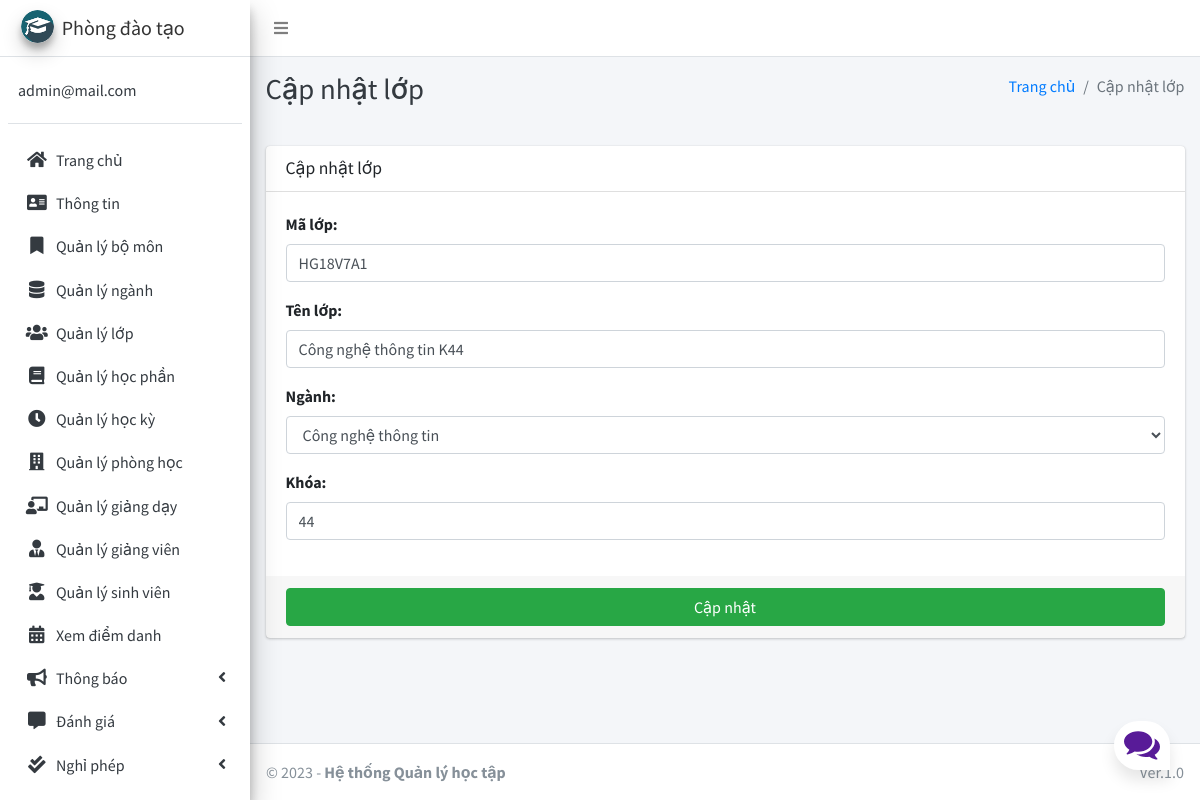
The app's page /grade/edit/HG18V7A1 (signed in) with its own data.
### main_app/models.py (models this page shows, shortened)
class CustomUser(AbstractUser):
    USER_TYPE = ((1, "PDT"), (2, "GV"), (3, "SV"))
    id = models.CharField(primary_key='True', max_length=10)
    username = None  # Removed username, using email instead
    email = models.EmailField(unique=True)
    user_type = models.CharField(default=1, choices=USER_TYPE, max_length=1)
    fcm_token = models.TextField(default="")  # For firebase notifications
    USERNAME_FIELD = "email"
    REQUIRED_FIELDS = []
    objects = CustomUserManager()

class Grade(models.Model):
    id = models.CharField(primary_key='True', max_length=50)
    name = models.CharField(max_length=120)
    course = models.IntegerField(max_length=5)
    major = models.ForeignKey(Major, on_delete=models.DO_NOTHING, null=True, blank=False)

### main_app/hod_views.py (the view, shortened to what this page needs)
def edit_grade(request, grade_id):
    instance = get_object_or_404(Grade, id=grade_id)
    form = GradeForm(request.POST or None, instance=instance)
    context = {
        'form': form,
        'grade_id': grade_id,
        'page_title': 'Cập nhật lớp'
    }
    return render(request, 'hod_template/edit_grade_template.html', context)

### main_app/forms.py
class GradeForm(FormSettings):
    def __init__(self, *args, **kwargs):
        super(GradeForm, self).__init__(*args, **kwargs)
    class Meta:
        model = Grade
        labels = {
            "id": "Mã lớp",
            "name": "Tên lớp",
            "major": "Ngành",
            "course": "Khóa"
        }
        fields = ['id', 'name', 'major', 'course']

### main_app/models.py (called while the page is built)
    def __str__(self):
        return self.name

### main_app/templates/hod_template/edit_grade_template.html
{% extends 'main_app/base.html' %}
{% load static %}
{% block page_title %}{{page_title}}{% endblock page_title %}
{% block content %}
<section class="content">
    <div class="container-fluid">
        <div class="row">
            <div class="col-md-12">
                <div class="card">
                    <div class="card-header">
                        <h3 class="card-title">{{page_title}}</h3>
                    </div>
                    {% include "main_app/form_template.html" with messages=messages  form=form button_text="Cập nhật"%}
                </div>
            </div>
        </div>
    </div>
</section>
{% endblock content %}

### main_app/templates/main_app/sidebar_template.html (shortened to what this page needs)
{% load static %}
<aside class="main-sidebar sidebar-light-blue elevation-4">
    {% if request.user.user_type == '1' %}
        <a href="{% url 'admin_home' %}" class="brand-link">
            <img src="{% static 'dist/img/cmsl.png' %} " alt="AdminLTE Logo"
                 class="brand-image img-circle elevation-3">
            <span class="brand-text">Phòng đào tạo</span>
        </a>
        <div class="sidebar">
        <div class="user-panel mt-3 pb-3 mb-3 d-flex">
            <div class="info">
                <a href="#" class="d-block">{{ user }}</a>
            </div>
        </div>
        <nav class="mt-2">
        <ul class="nav nav-pills nav-sidebar flex-column" data-widget="treeview" role="menu" data-accordion="false">
        <li class="nav-item">
            {% url 'admin_home' as admin_home %}
            <a href="{{ admin_home }}" class="nav-link {% if admin_home == request.path %} active {% endif %}">
                <i class="nav-icon fas fa-home"></i>
                <p>
                    Trang chủ
                </p>
            </a>
        </li>
        <li class="nav-item">
            {% url 'admin_view_profile' as admin_view_profile %}
            <a href="{{ admin_view_profile }}"
               class="nav-link {% if admin_view_profile == request.path %} active {% endif %}">
                <i class="nav-icon fas fa-address-card"></i>
                <p>
                    Thông tin
                </p>
            </a>
        </li>
        <li class="nav-item">
            {% url 'manage_department' as manage_department %}
            <a href="{{ manage_department }}" class="nav-link {% if manage_department == request.path %} active {% endif %}">
                <i class="nav-icon fas fa-bookmark"></i>
                <p>
                    Quản lý bộ môn
                </p>
            </a>
        </li>
                <li class="nav-item">
                    {% url 'manage_major' as manage_major %}
                    {% url 'edit_major' department_id as edit_major %}
                    <a href="{{ manage_major }}"
                       class="nav-link  {% if edit_major == request.path or manage_major == request.path %} active {% endif %}">
                        <i class="nav-icon fas fa-database"></i>
                        <p>
                            Quản lý ngành
                        </p>
                    </a>
                </li>
                        <li class="nav-item">
                    {% url 'manage_grade' as manage_grade %}
                    {% url 'edit_grade' department_id as edit_grade %}
                    <a href="{{ manage_grade }}"
                       class="nav-link  {% if edit_grade == request.path or manage_grade == request.path %} active {% endif %}">
                        <i class="nav-icon fas fa-users"></i>
                        <p>
                            Quản lý lớp
                        </p>
                    </a>
                </li>
                        <li class="nav-item">
                    {% url 'manage_subject' as manage_subject %}
                    {% url 'edit_subject' subject_id as edit_subject %}
                    <a href="{{ manage_subject }}"
                       class="nav-link  {% if edit_subject == request.path or manage_subject == request.path %} active {% endif %}">
                        <i class="nav-icon fas fa-book"></i>
                        <p>
                            Quản lý học phần
                        </p>
                    </a>
                </li>
                        <li class="nav-item">
                    {% url 'manage_session' as manage_session %}
                    {% url 'edit_session' session_id as edit_session %}
                    <a href="{{ manage_session }}"
                       class="nav-link  {% if edit_session == request.path or manage_session == request.path %} active {% endif %}">
                        <i class="nav-icon fas fa-clock"></i>
                        <p>
                            Quản lý học kỳ
                        </p>
                    </a>
                </li>
                        <li class="nav-item">
                    {% url 'manage_room' as manage_room %}
                    {% url 'edit_room' room_id as edit_room %}
                    <a href="{{ manage_room }}"
                       class="nav-link {% if manage_room == request.path or request.path == edit_room %} active {% endif %}">
                        <i class="fas fa-building nav-icon"></i>
                        <p>
                            Quản lý phòng học
                        </p>
                    </a>
                </li>
                        <li class="nav-item">
                    {% url 'manage_assign' as manage_assign %}
                    {% url 'edit_assign' assign_id as edit_assign %}
                    <a href="{{ manage_assign }}"
                       class="nav-link {% if manage_assign == request.path or request.path == edit_assign %} active {% endif %}">
                        <i class="nav-icon fas fa-chalkboard-teacher"></i>
                        <p>
                            Quản lý giảng dạy
                        </p>
                    </a>
                </li>
                <li class="nav-item">
            {% url 'manage_staff' as manage_staff %}
            {% url 'edit_staff' staff_id as edit_staff %}
            <a href="{{ manage_staff }}"
               class="nav-link {% if manage_staff == request.path or request.path == edit_staff %} active {% endif %}">
                <i class="nav-icon fas fa-user-tie"></i>
                <p>
                    Quản lý giảng viên
                </p>
            </a>
        </li>
        <li class="nav-item">
            {% url 'manage_student' as manage_student %}
            {% url 'edit_student' student_id as edit_student %}
            <a href="{{ manage_student }}"
               class="nav-link  {% if edit_student == request.path or manage_student == request.path %} active {% endif %}">
                <i class="nav-icon fas fa-user-graduate"></i>
                <p>
                    Quản lý sinh viên
                </p>
            </a>
        </li>
        <li class="nav-item">
            {% url 'admin_view_attendance' as admin_view_attendance %}
            <a href="{{ admin_view_attendance }}"
               class="nav-link  {% if admin_view_attendance == request.path %} active {% endif %}">
                <i class="nav-icon fas fa-calendar-alt"></i>
                <p>
                    Xem điểm danh
                </p>
            </a>
        </li>
        <li class="nav-item has-treeview">
            <a href="#" class="nav-link">
                <i class="nav-icon fas fa-bullhorn"></i>
                <p>
                    Thông báo
                    <i class="fas fa-angle-left right"></i>
                </p>
            </a>
        </li>
                <li class="nav-item has-treeview">
            <a href="#" class="nav-link">
                <i class="nav-icon fas fa-comment-alt"></i>
                <p>
                    Đánh giá
                    <i class="fas fa-angle-left right"></i>
                </p>
            </a>
        </li>
                <li class="nav-item has-treeview">
            <a href="#" class="nav-link">
                <i class="nav-icon fas fa-check-double"></i>
                <p>
                    Nghỉ phép
                    <i class="fas fa-angle-left right"></i>
                </p>
            </a>
        </li>
    {% endif %}
    <li class="nav-item">
        <a href="{% url 'user_logout' %}"
           onclick="return confirm('Bạn có chắc chắn muốn đăng xuất?')"
           class="nav-link">
        </a>
    </li>
    </ul>
    </nav>
    </div>
</aside>

### main_app/templates/main_app/form_template.html (shortened to what this page needs)
<form role="form" method="POST" enctype="multipart/form-data">
    <div class="card-body">
        {% for field in form  %}
        <div class="form-group">
            {{field.label_tag}}
            {{field}}
        </div>
        {% endfor %}
    </div>
    <div class="card-footer">
        <button type="submit" class="btn btn-success btn-block">
            {% if button_text %}
            {{button_text}}
            {% else %}
            Submit
            {% endif %}
        </button>
    </div>
</form>

### main_app/static/style.css (style rules this page uses)
* { box-sizing: border-box; margin: 0; padding: 0; }
body { font-family: 'Nunito', sans-serif; font-weight: 400; font-size: 100%; background: #F1F1F1; }
*, html { --primaryGradient: linear-gradient(93.12deg, #581B98 0.52%, #9C1DE7 100%); --secondaryGradient: linear-gradient(268.91deg, #581B98 -2.14%, #9C1DE7 99.69%); --primaryBoxShadow: 0px 10px 15px rgba(0, 0, 0, 0.1); --secondaryBoxShadow: 0px -10px 15px rgba(0, 0, 0, 0.1); --primary: #581B98; }

### records on screen
CustomUser: email "admin@mail.com"
Grade: form "HG18V7A1" "Công nghệ thông tin K44" "Công nghệ thông tin" "44"

### other values on screen
{{ page_title }} "Cập nhật lớp"
{{ field.label_tag }} "Mã lớp:" "Tên lớp:" "Ngành:" "Khóa:"
{{ button_text }} "Cập nhật"
